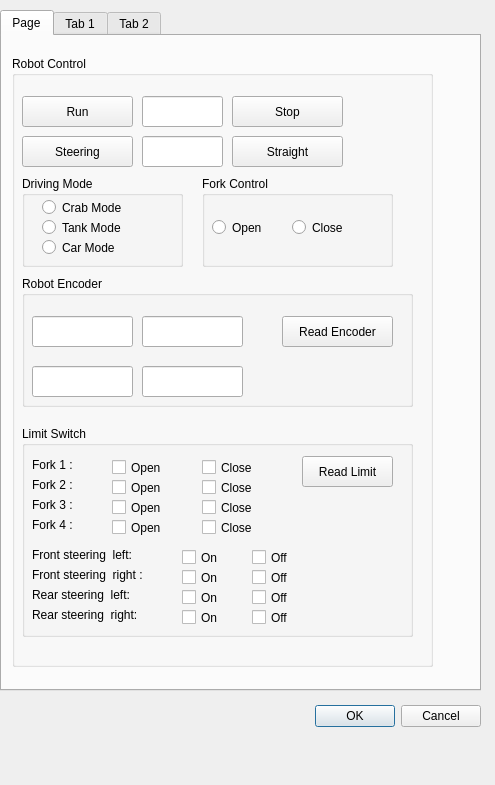
<?xml version="1.0" encoding="UTF-8"?>
<ui version="4.0">
 <class>Dialog</class>
 <widget class="QDialog" name="Dialog">
  <property name="geometry">
   <rect>
    <x>0</x>
    <y>0</y>
    <width>495</width>
    <height>785</height>
   </rect>
  </property>
  <property name="windowTitle">
   <string>Dialog</string>
  </property>
  <widget class="QDialogButtonBox" name="buttonBox">
   <property name="geometry">
    <rect>
     <x>140</x>
     <y>700</y>
     <width>341</width>
     <height>32</height>
    </rect>
   </property>
   <property name="orientation">
    <enum>Qt::Horizontal</enum>
   </property>
   <property name="standardButtons">
    <set>QDialogButtonBox::Cancel|QDialogButtonBox::Ok</set>
   </property>
  </widget>
  <widget class="QTabWidget" name="tabWidget_robot">
   <property name="geometry">
    <rect>
     <x>0</x>
     <y>10</y>
     <width>481</width>
     <height>681</height>
    </rect>
   </property>
   <property name="currentIndex">
    <number>0</number>
   </property>
   <widget class="QWidget" name="tab_Robot_Control">
    <attribute name="title">
     <string>Page</string>
    </attribute>
    <widget class="QGroupBox" name="groupBox_Robot_Control">
     <property name="geometry">
      <rect>
       <x>10</x>
       <y>20</y>
       <width>421</width>
       <height>611</height>
      </rect>
     </property>
     <property name="title">
      <string>Robot Control</string>
     </property>
     <widget class="QPushButton" name="pushButton_Robot_Run">
      <property name="geometry">
       <rect>
        <x>10</x>
        <y>40</y>
        <width>111</width>
        <height>31</height>
       </rect>
      </property>
      <property name="text">
       <string>Run</string>
      </property>
     </widget>
     <widget class="QLineEdit" name="lineEdit_Robot_Speed">
      <property name="geometry">
       <rect>
        <x>130</x>
        <y>40</y>
        <width>81</width>
        <height>31</height>
       </rect>
      </property>
     </widget>
     <widget class="QPushButton" name="pushButton_Robot_Stop">
      <property name="geometry">
       <rect>
        <x>220</x>
        <y>40</y>
        <width>111</width>
        <height>31</height>
       </rect>
      </property>
      <property name="text">
       <string>Stop</string>
      </property>
     </widget>
     <widget class="QGroupBox" name="groupBox_Driving_Mode">
      <property name="geometry">
       <rect>
        <x>10</x>
        <y>120</y>
        <width>161</width>
        <height>91</height>
       </rect>
      </property>
      <property name="title">
       <string>Driving Mode</string>
      </property>
      <widget class="QRadioButton" name="radioButton_Crab_Mode">
       <property name="geometry">
        <rect>
         <x>20</x>
         <y>20</y>
         <width>112</width>
         <height>23</height>
        </rect>
       </property>
       <property name="text">
        <string>Crab Mode</string>
       </property>
      </widget>
      <widget class="QRadioButton" name="radioButton_Tank_Mode">
       <property name="geometry">
        <rect>
         <x>20</x>
         <y>40</y>
         <width>112</width>
         <height>23</height>
        </rect>
       </property>
       <property name="text">
        <string>Tank Mode</string>
       </property>
      </widget>
      <widget class="QRadioButton" name="radioButton_Car_Mode">
       <property name="geometry">
        <rect>
         <x>20</x>
         <y>60</y>
         <width>112</width>
         <height>23</height>
        </rect>
       </property>
       <property name="text">
        <string>Car Mode</string>
       </property>
      </widget>
     </widget>
     <widget class="QPushButton" name="pushButton_Robot_Steering">
      <property name="geometry">
       <rect>
        <x>10</x>
        <y>80</y>
        <width>111</width>
        <height>31</height>
       </rect>
      </property>
      <property name="text">
       <string>Steering</string>
      </property>
     </widget>
     <widget class="QLineEdit" name="lineEdit_Robot_Turn_Angle">
      <property name="geometry">
       <rect>
        <x>130</x>
        <y>80</y>
        <width>81</width>
        <height>31</height>
       </rect>
      </property>
     </widget>
     <widget class="QPushButton" name="pushButton_Robot_Turn_Straight">
      <property name="geometry">
       <rect>
        <x>220</x>
        <y>80</y>
        <width>111</width>
        <height>31</height>
       </rect>
      </property>
      <property name="text">
       <string>Straight</string>
      </property>
     </widget>
     <widget class="QGroupBox" name="groupBox_Fork_Control">
      <property name="geometry">
       <rect>
        <x>190</x>
        <y>120</y>
        <width>191</width>
        <height>91</height>
       </rect>
      </property>
      <property name="title">
       <string>Fork Control</string>
      </property>
      <widget class="QRadioButton" name="radioButton_Fork_Open">
       <property name="geometry">
        <rect>
         <x>10</x>
         <y>40</y>
         <width>71</width>
         <height>23</height>
        </rect>
       </property>
       <property name="text">
        <string>Open</string>
       </property>
      </widget>
      <widget class="QRadioButton" name="radioButton_Fork_Close">
       <property name="geometry">
        <rect>
         <x>90</x>
         <y>40</y>
         <width>71</width>
         <height>23</height>
        </rect>
       </property>
       <property name="text">
        <string>Close</string>
       </property>
      </widget>
     </widget>
     <widget class="QGroupBox" name="groupBox">
      <property name="geometry">
       <rect>
        <x>10</x>
        <y>220</y>
        <width>391</width>
        <height>131</height>
       </rect>
      </property>
      <property name="title">
       <string>Robot Encoder</string>
      </property>
      <widget class="QLineEdit" name="lineEdit_Bank_Motor_Encoder1">
       <property name="geometry">
        <rect>
         <x>10</x>
         <y>40</y>
         <width>101</width>
         <height>31</height>
        </rect>
       </property>
      </widget>
      <widget class="QLineEdit" name="lineEdit_Bank_Motor_Encoder2">
       <property name="geometry">
        <rect>
         <x>120</x>
         <y>40</y>
         <width>101</width>
         <height>31</height>
        </rect>
       </property>
      </widget>
      <widget class="QLineEdit" name="lineEdit_Bank_Motor_Encoder3">
       <property name="geometry">
        <rect>
         <x>10</x>
         <y>90</y>
         <width>101</width>
         <height>31</height>
        </rect>
       </property>
      </widget>
      <widget class="QLineEdit" name="lineEdit_Bank_Motor_Encoder4">
       <property name="geometry">
        <rect>
         <x>120</x>
         <y>90</y>
         <width>101</width>
         <height>31</height>
        </rect>
       </property>
      </widget>
      <widget class="QPushButton" name="pushButton_Robot_Read_Encoder">
       <property name="geometry">
        <rect>
         <x>260</x>
         <y>40</y>
         <width>111</width>
         <height>31</height>
        </rect>
       </property>
       <property name="text">
        <string>Read Encoder</string>
       </property>
      </widget>
     </widget>
     <widget class="QGroupBox" name="groupBox_Limit_Switch">
      <property name="geometry">
       <rect>
        <x>10</x>
        <y>370</y>
        <width>391</width>
        <height>211</height>
       </rect>
      </property>
      <property name="title">
       <string>Limit Switch</string>
      </property>
      <widget class="QLabel" name="label_fork1">
       <property name="geometry">
        <rect>
         <x>10</x>
         <y>30</y>
         <width>67</width>
         <height>17</height>
        </rect>
       </property>
       <property name="text">
        <string>Fork 1 :</string>
       </property>
      </widget>
      <widget class="QLabel" name="label_fork2">
       <property name="geometry">
        <rect>
         <x>10</x>
         <y>50</y>
         <width>67</width>
         <height>17</height>
        </rect>
       </property>
       <property name="text">
        <string>Fork 2 :</string>
       </property>
      </widget>
      <widget class="QLabel" name="label_fork3">
       <property name="geometry">
        <rect>
         <x>10</x>
         <y>70</y>
         <width>67</width>
         <height>17</height>
        </rect>
       </property>
       <property name="text">
        <string>Fork 3 :</string>
       </property>
      </widget>
      <widget class="QLabel" name="label_fork4">
       <property name="geometry">
        <rect>
         <x>10</x>
         <y>90</y>
         <width>67</width>
         <height>17</height>
        </rect>
       </property>
       <property name="text">
        <string>Fork 4 :</string>
       </property>
      </widget>
      <widget class="QPushButton" name="pushButton_Robot_Read_Limit_Switch">
       <property name="geometry">
        <rect>
         <x>280</x>
         <y>30</y>
         <width>91</width>
         <height>31</height>
        </rect>
       </property>
       <property name="text">
        <string>Read Limit</string>
       </property>
      </widget>
      <widget class="QLabel" name="label_Front_Steering_Left">
       <property name="geometry">
        <rect>
         <x>10</x>
         <y>120</y>
         <width>141</width>
         <height>17</height>
        </rect>
       </property>
       <property name="text">
        <string>Front steering  left:</string>
       </property>
      </widget>
      <widget class="QLabel" name="label_Front_Steering_Right">
       <property name="geometry">
        <rect>
         <x>10</x>
         <y>140</y>
         <width>161</width>
         <height>17</height>
        </rect>
       </property>
       <property name="text">
        <string>Front steering  right :</string>
       </property>
      </widget>
      <widget class="QLabel" name="label_Rear_Steering_Left">
       <property name="geometry">
        <rect>
         <x>10</x>
         <y>160</y>
         <width>141</width>
         <height>17</height>
        </rect>
       </property>
       <property name="text">
        <string>Rear steering  left:</string>
       </property>
      </widget>
      <widget class="QLabel" name="label_Rear_Steering_Right">
       <property name="geometry">
        <rect>
         <x>10</x>
         <y>180</y>
         <width>141</width>
         <height>17</height>
        </rect>
       </property>
       <property name="text">
        <string>Rear steering  right:</string>
       </property>
      </widget>
      <widget class="QCheckBox" name="checkBox_Front_Steering_Left_Open">
       <property name="geometry">
        <rect>
         <x>160</x>
         <y>120</y>
         <width>61</width>
         <height>23</height>
        </rect>
       </property>
       <property name="text">
        <string>On</string>
       </property>
      </widget>
      <widget class="QCheckBox" name="checkBox_Front_Steering_Left_Close">
       <property name="geometry">
        <rect>
         <x>230</x>
         <y>120</y>
         <width>61</width>
         <height>23</height>
        </rect>
       </property>
       <property name="text">
        <string>Off</string>
       </property>
      </widget>
      <widget class="QCheckBox" name="checkBox_Front_Steering_Right_Open">
       <property name="geometry">
        <rect>
         <x>160</x>
         <y>140</y>
         <width>61</width>
         <height>23</height>
        </rect>
       </property>
       <property name="text">
        <string>On</string>
       </property>
      </widget>
      <widget class="QCheckBox" name="checkBox_Front_Steering_Right_Close">
       <property name="geometry">
        <rect>
         <x>230</x>
         <y>140</y>
         <width>61</width>
         <height>23</height>
        </rect>
       </property>
       <property name="text">
        <string>Off</string>
       </property>
      </widget>
      <widget class="QCheckBox" name="checkBox_Rear_Steering_Left_Open">
       <property name="geometry">
        <rect>
         <x>160</x>
         <y>160</y>
         <width>61</width>
         <height>23</height>
        </rect>
       </property>
       <property name="text">
        <string>On</string>
       </property>
      </widget>
      <widget class="QCheckBox" name="checkBox_Rear_Steering_Left_Close">
       <property name="geometry">
        <rect>
         <x>230</x>
         <y>160</y>
         <width>61</width>
         <height>23</height>
        </rect>
       </property>
       <property name="text">
        <string>Off</string>
       </property>
      </widget>
      <widget class="QCheckBox" name="checkBox_Rear_Steering_Right_Open">
       <property name="geometry">
        <rect>
         <x>160</x>
         <y>180</y>
         <width>61</width>
         <height>23</height>
        </rect>
       </property>
       <property name="text">
        <string>On</string>
       </property>
      </widget>
      <widget class="QCheckBox" name="checkBox_Rear_Steering_Right_Close">
       <property name="geometry">
        <rect>
         <x>230</x>
         <y>180</y>
         <width>61</width>
         <height>23</height>
        </rect>
       </property>
       <property name="text">
        <string>Off</string>
       </property>
      </widget>
      <widget class="QCheckBox" name="checkBox_Fork1_Open">
       <property name="geometry">
        <rect>
         <x>90</x>
         <y>30</y>
         <width>61</width>
         <height>23</height>
        </rect>
       </property>
       <property name="text">
        <string>Open</string>
       </property>
      </widget>
      <widget class="QCheckBox" name="checkBox_Fork2_Open">
       <property name="geometry">
        <rect>
         <x>90</x>
         <y>50</y>
         <width>61</width>
         <height>23</height>
        </rect>
       </property>
       <property name="text">
        <string>Open</string>
       </property>
      </widget>
      <widget class="QCheckBox" name="checkBox_Fork3_Open">
       <property name="geometry">
        <rect>
         <x>90</x>
         <y>70</y>
         <width>61</width>
         <height>23</height>
        </rect>
       </property>
       <property name="text">
        <string>Open</string>
       </property>
      </widget>
      <widget class="QCheckBox" name="checkBox_Fork4_Open">
       <property name="geometry">
        <rect>
         <x>90</x>
         <y>90</y>
         <width>61</width>
         <height>23</height>
        </rect>
       </property>
       <property name="text">
        <string>Open</string>
       </property>
      </widget>
      <widget class="QCheckBox" name="checkBox_Fork1_Close">
       <property name="geometry">
        <rect>
         <x>180</x>
         <y>30</y>
         <width>61</width>
         <height>23</height>
        </rect>
       </property>
       <property name="text">
        <string>Close</string>
       </property>
      </widget>
      <widget class="QCheckBox" name="checkBox_Fork2_Close">
       <property name="geometry">
        <rect>
         <x>180</x>
         <y>50</y>
         <width>61</width>
         <height>23</height>
        </rect>
       </property>
       <property name="text">
        <string>Close</string>
       </property>
      </widget>
      <widget class="QCheckBox" name="checkBox_Fork3_Close">
       <property name="geometry">
        <rect>
         <x>180</x>
         <y>70</y>
         <width>61</width>
         <height>23</height>
        </rect>
       </property>
       <property name="text">
        <string>Close</string>
       </property>
      </widget>
      <widget class="QCheckBox" name="checkBox_Fork4_Close">
       <property name="geometry">
        <rect>
         <x>180</x>
         <y>90</y>
         <width>61</width>
         <height>23</height>
        </rect>
       </property>
       <property name="text">
        <string>Close</string>
       </property>
      </widget>
     </widget>
    </widget>
   </widget>
   <widget class="QWidget" name="tab_Motor_Control">
    <attribute name="title">
     <string>Tab 1</string>
    </attribute>
    <widget class="QDial" name="dial_front_angle">
     <property name="geometry">
      <rect>
       <x>200</x>
       <y>30</y>
       <width>91</width>
       <height>121</height>
      </rect>
     </property>
    </widget>
    <widget class="QLabel" name="label_front_left_motor_speed">
     <property name="geometry">
      <rect>
       <x>110</x>
       <y>80</y>
       <width>67</width>
       <height>17</height>
      </rect>
     </property>
     <property name="text">
      <string>TextLabel</string>
     </property>
    </widget>
    <widget class="QLabel" name="label_front_wheel_angle">
     <property name="geometry">
      <rect>
       <x>210</x>
       <y>140</y>
       <width>67</width>
       <height>17</height>
      </rect>
     </property>
     <property name="text">
      <string>TextLabel</string>
     </property>
    </widget>
    <widget class="QLabel" name="label_fornt_right_motor_speed">
     <property name="geometry">
      <rect>
       <x>300</x>
       <y>80</y>
       <width>67</width>
       <height>17</height>
      </rect>
     </property>
     <property name="text">
      <string>TextLabel</string>
     </property>
    </widget>
    <widget class="QLabel" name="label_rear_left_motor_speed">
     <property name="geometry">
      <rect>
       <x>120</x>
       <y>250</y>
       <width>67</width>
       <height>17</height>
      </rect>
     </property>
     <property name="text">
      <string>TextLabel</string>
     </property>
    </widget>
    <widget class="QDial" name="dial_rear_angle">
     <property name="geometry">
      <rect>
       <x>200</x>
       <y>200</y>
       <width>91</width>
       <height>121</height>
      </rect>
     </property>
    </widget>
    <widget class="QLabel" name="label_rear_rightmotor_speed">
     <property name="geometry">
      <rect>
       <x>300</x>
       <y>250</y>
       <width>67</width>
       <height>17</height>
      </rect>
     </property>
     <property name="text">
      <string>TextLabel</string>
     </property>
    </widget>
    <widget class="QLabel" name="label_rear_wheel_angle">
     <property name="geometry">
      <rect>
       <x>210</x>
       <y>310</y>
       <width>67</width>
       <height>17</height>
      </rect>
     </property>
     <property name="text">
      <string>TextLabel</string>
     </property>
    </widget>
    <widget class="QGroupBox" name="groupBox_Wheel_Motor_Control">
     <property name="geometry">
      <rect>
       <x>20</x>
       <y>350</y>
       <width>441</width>
       <height>201</height>
      </rect>
     </property>
     <property name="title">
      <string>Motor Speed Control</string>
     </property>
     <widget class="QLabel" name="label_4">
      <property name="geometry">
       <rect>
        <x>10</x>
        <y>30</y>
        <width>67</width>
        <height>17</height>
       </rect>
      </property>
      <property name="text">
       <string>Motor 1:</string>
      </property>
     </widget>
     <widget class="QPushButton" name="pushButton_Send_Motor_Speed1">
      <property name="geometry">
       <rect>
        <x>170</x>
        <y>30</y>
        <width>131</width>
        <height>25</height>
       </rect>
      </property>
      <property name="text">
       <string>Send Speed1</string>
      </property>
     </widget>
     <widget class="QPushButton" name="pushButton_Send_Motor_Speed2">
      <property name="geometry">
       <rect>
        <x>170</x>
        <y>60</y>
        <width>131</width>
        <height>25</height>
       </rect>
      </property>
      <property name="text">
       <string>Send Speed2</string>
      </property>
     </widget>
     <widget class="QPushButton" name="pushButton_Send_Motor_Speed3">
      <property name="geometry">
       <rect>
        <x>170</x>
        <y>90</y>
        <width>131</width>
        <height>25</height>
       </rect>
      </property>
      <property name="text">
       <string>Send Speed3</string>
      </property>
     </widget>
     <widget class="QPushButton" name="pushButton_Send_Motor_Speed4">
      <property name="geometry">
       <rect>
        <x>170</x>
        <y>120</y>
        <width>131</width>
        <height>25</height>
       </rect>
      </property>
      <property name="text">
       <string>Send Speed4</string>
      </property>
     </widget>
     <widget class="QLineEdit" name="lineEdit_Target_Speed_Motor1">
      <property name="geometry">
       <rect>
        <x>80</x>
        <y>30</y>
        <width>81</width>
        <height>25</height>
       </rect>
      </property>
     </widget>
     <widget class="QLineEdit" name="lineEdit_Target_Speed_Motor2">
      <property name="geometry">
       <rect>
        <x>80</x>
        <y>60</y>
        <width>81</width>
        <height>25</height>
       </rect>
      </property>
     </widget>
     <widget class="QLineEdit" name="lineEdit_Target_Speed_Motor3">
      <property name="geometry">
       <rect>
        <x>80</x>
        <y>90</y>
        <width>81</width>
        <height>25</height>
       </rect>
      </property>
     </widget>
     <widget class="QLineEdit" name="lineEdit_Target_Speed_Motor4">
      <property name="geometry">
       <rect>
        <x>80</x>
        <y>120</y>
        <width>81</width>
        <height>25</height>
       </rect>
      </property>
     </widget>
     <widget class="QPushButton" name="pushButton_Stop_Motor1">
      <property name="geometry">
       <rect>
        <x>310</x>
        <y>30</y>
        <width>111</width>
        <height>25</height>
       </rect>
      </property>
      <property name="text">
       <string>Stop Motor1</string>
      </property>
     </widget>
     <widget class="QPushButton" name="pushButton_Stop_Motor2">
      <property name="geometry">
       <rect>
        <x>310</x>
        <y>60</y>
        <width>111</width>
        <height>25</height>
       </rect>
      </property>
      <property name="text">
       <string>Stop Motor1</string>
      </property>
     </widget>
     <widget class="QPushButton" name="pushButton_Stop_Motor3">
      <property name="geometry">
       <rect>
        <x>310</x>
        <y>90</y>
        <width>111</width>
        <height>25</height>
       </rect>
      </property>
      <property name="text">
       <string>Stop Motor3</string>
      </property>
     </widget>
     <widget class="QPushButton" name="pushButton_Stop_Motor4">
      <property name="geometry">
       <rect>
        <x>310</x>
        <y>120</y>
        <width>111</width>
        <height>25</height>
       </rect>
      </property>
      <property name="text">
       <string>Stop Motor4</string>
      </property>
     </widget>
     <widget class="QLabel" name="label_6">
      <property name="geometry">
       <rect>
        <x>10</x>
        <y>60</y>
        <width>67</width>
        <height>17</height>
       </rect>
      </property>
      <property name="text">
       <string>Motor 2:</string>
      </property>
     </widget>
     <widget class="QLabel" name="label_7">
      <property name="geometry">
       <rect>
        <x>10</x>
        <y>90</y>
        <width>67</width>
        <height>17</height>
       </rect>
      </property>
      <property name="text">
       <string>Motor 3:</string>
      </property>
     </widget>
     <widget class="QLabel" name="label_8">
      <property name="geometry">
       <rect>
        <x>10</x>
        <y>120</y>
        <width>67</width>
        <height>17</height>
       </rect>
      </property>
      <property name="text">
       <string>Motor 4:</string>
      </property>
     </widget>
    </widget>
    <widget class="QPushButton" name="pushButton_Read_Steering_Angle">
     <property name="geometry">
      <rect>
       <x>310</x>
       <y>300</y>
       <width>151</width>
       <height>25</height>
      </rect>
     </property>
     <property name="text">
      <string>Read Steering Angle</string>
     </property>
    </widget>
    <widget class="QLabel" name="label_motor1">
     <property name="geometry">
      <rect>
       <x>120</x>
       <y>50</y>
       <width>51</width>
       <height>17</height>
      </rect>
     </property>
     <property name="text">
      <string>Motor1</string>
     </property>
    </widget>
    <widget class="QLabel" name="label_motor2">
     <property name="geometry">
      <rect>
       <x>310</x>
       <y>50</y>
       <width>51</width>
       <height>17</height>
      </rect>
     </property>
     <property name="text">
      <string>Motor2</string>
     </property>
    </widget>
    <widget class="QLabel" name="label_motor4">
     <property name="geometry">
      <rect>
       <x>310</x>
       <y>220</y>
       <width>51</width>
       <height>17</height>
      </rect>
     </property>
     <property name="text">
      <string>Motor4</string>
     </property>
    </widget>
    <widget class="QLabel" name="label_motor3">
     <property name="geometry">
      <rect>
       <x>120</x>
       <y>220</y>
       <width>51</width>
       <height>17</height>
      </rect>
     </property>
     <property name="text">
      <string>Motor3</string>
     </property>
    </widget>
    <widget class="QLabel" name="label_motor6">
     <property name="geometry">
      <rect>
       <x>220</x>
       <y>200</y>
       <width>51</width>
       <height>17</height>
      </rect>
     </property>
     <property name="text">
      <string>Motor6</string>
     </property>
    </widget>
    <widget class="QLabel" name="label_motor5">
     <property name="geometry">
      <rect>
       <x>220</x>
       <y>30</y>
       <width>51</width>
       <height>17</height>
      </rect>
     </property>
     <property name="text">
      <string>Motor5</string>
     </property>
    </widget>
   </widget>
   <widget class="QWidget" name="tab_Uart_Setup">
    <attribute name="title">
     <string>Tab 2</string>
    </attribute>
    <widget class="QCheckBox" name="checkBox_USB">
     <property name="geometry">
      <rect>
       <x>340</x>
       <y>40</y>
       <width>92</width>
       <height>23</height>
      </rect>
     </property>
     <property name="text">
      <string>Check USB</string>
     </property>
    </widget>
    <widget class="QLabel" name="label_5">
     <property name="geometry">
      <rect>
       <x>10</x>
       <y>40</y>
       <width>91</width>
       <height>17</height>
      </rect>
     </property>
     <property name="text">
      <string>Serial. port : </string>
     </property>
    </widget>
    <widget class="QComboBox" name="comboBox_Serial_Port_No">
     <property name="geometry">
      <rect>
       <x>100</x>
       <y>30</y>
       <width>131</width>
       <height>31</height>
      </rect>
     </property>
    </widget>
    <widget class="QPushButton" name="pushButton_Connect">
     <property name="geometry">
      <rect>
       <x>240</x>
       <y>30</y>
       <width>89</width>
       <height>31</height>
      </rect>
     </property>
     <property name="text">
      <string>Connect</string>
     </property>
    </widget>
    <widget class="QPushButton" name="pushButton_Clear_Terminal">
     <property name="geometry">
      <rect>
       <x>240</x>
       <y>70</y>
       <width>121</width>
       <height>31</height>
      </rect>
     </property>
     <property name="text">
      <string>Clear Terminal</string>
     </property>
    </widget>
   </widget>
  </widget>
 </widget>
 <resources/>
 <connections>
  <connection>
   <sender>buttonBox</sender>
   <signal>accepted()</signal>
   <receiver>Dialog</receiver>
   <slot>accept()</slot>
   <hints>
    <hint type="sourcelabel">
     <x>248</x>
     <y>254</y>
    </hint>
    <hint type="destinationlabel">
     <x>157</x>
     <y>274</y>
    </hint>
   </hints>
  </connection>
  <connection>
   <sender>buttonBox</sender>
   <signal>rejected()</signal>
   <receiver>Dialog</receiver>
   <slot>reject()</slot>
   <hints>
    <hint type="sourcelabel">
     <x>316</x>
     <y>260</y>
    </hint>
    <hint type="destinationlabel">
     <x>286</x>
     <y>274</y>
    </hint>
   </hints>
  </connection>
 </connections>
</ui>
